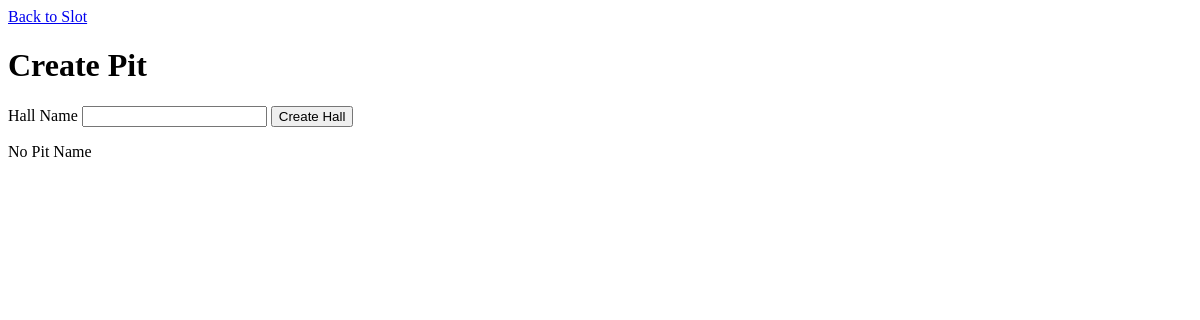
The app's page /slot/create_pit/, older data.
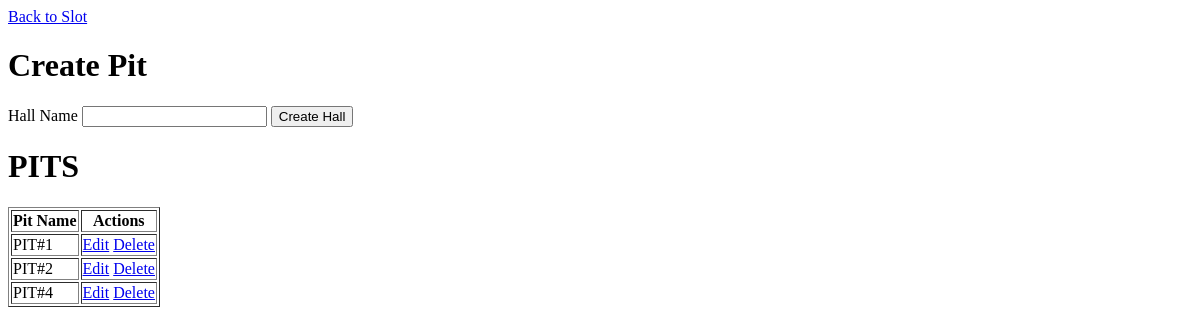
The same page, newer data.
### slot/models.py (models this page shows, shortened)
class Hall(models.Model):
    name = models.CharField(max_length=255)
    slot_machines = models.ManyToManyField(SlotMachine)
    date_created = models.DateTimeField(default=timezone.now)
    date_edited = models.DateTimeField(null=True, blank=True)
    date_deleted = models.DateTimeField(null=True, blank=True)

### slot/views.py (the view, shortened to what this page needs)
# urls.py: path('create_pit/', create_pit, name='create_pit'),
def create_pit(request):
    halls = Hall.objects.all()
    return render(request, 'slot/create_pit.html', {'halls': halls})

### slot/templates/slot/create_pit.html (shortened to what this page needs)
<!DOCTYPE html>
<html>
<head>
</head>
    <body>
    <a href="{% url 'all_slot' %}">Back to Slot</a>
    <h1>Create Pit</h1>
    <form action="{% url 'create_pit' %}" method="POST">
        <label for="name">Hall Name</label>
        <input type="text" name="name" id="name">
        <button type="submit">Create Hall</button>
    </form>
    {% if halls %}
    <h1>PITS</h1>
    <table border="1">
        <thead>
            <tr>
                <th>Pit Name</th>
                <th>Actions</th>
            </tr>
        </thead>
        <tbody>
        {% for hall in halls %}
            <tr>
                <td>{{ hall.name }}</td>
                <td>
                    <a href="{% url 'edit_pit' hall.id %}">Edit</a>
                    <a href="{% url 'delete_pit' hall.id %}">Delete</a>
                </td>
            </tr>
        {% endfor %}
        </tbody>
    </table>
    {% else %}
        <p>No Pit Name</p>
    {% endif %}
    </body>
</html>

Row changes from the older to the newer data that the page shows:
added Hall: name "PIT#1"
added Hall: name "PIT#2"
added Hall: name "PIT#4"
Text that changed along with them:
text no longer shown: "No Pit Name"
text now shown: "PITS Pit Name Actions"
